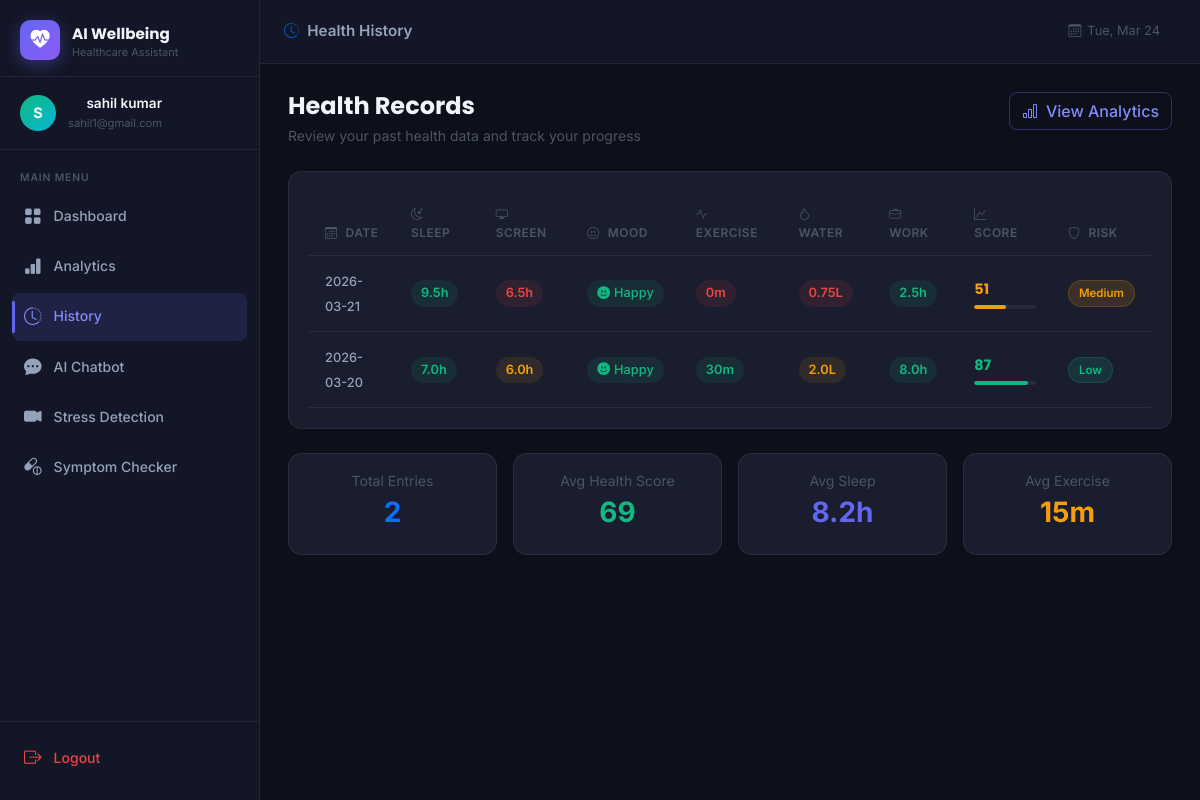
The app's page /history (signed in) with its own data.
### tables this page shows
CREATE TABLE health_data (
            id INTEGER PRIMARY KEY AUTOINCREMENT,
            user_id INTEGER NOT NULL,
            sleep_hours REAL NOT NULL,
            screen_time REAL NOT NULL,
            mood TEXT NOT NULL,
            exercise_minutes INTEGER NOT NULL,
            water_intake REAL NOT NULL,
            work_hours REAL NOT NULL,
            date DATE NOT NULL,
            created_at TIMESTAMP DEFAULT CURRENT_TIMESTAMP,
            FOREIGN KEY (user_id) REFERENCES users(id)
        );

### app.py (the view)
@app.route("/history")
@login_required
def history():
    db = get_db()
    user_id = session["user_id"]
    records = db.execute(
        "SELECT * FROM health_data WHERE user_id = ? ORDER BY date DESC",
        (user_id,)
    ).fetchall()
    enriched = []
    for r in records:
        d = dict(r)
        score_data = calculate_health_score(
            d["sleep_hours"], d["screen_time"], d["mood"],
            d["exercise_minutes"], d["water_intake"], d["work_hours"]
        )
        d["score"] = score_data["score"]
        d["risk_level"] = score_data["risk_level"]
        enriched.append(d)
    return render_template("history.html", records=enriched)

### app.py (called while the page is built)
def get_db():
    if "db" not in g:
        g.db = sqlite3.connect(DATABASE)
        g.db.row_factory = sqlite3.Row
        g.db.execute("PRAGMA journal_mode=WAL")
    return g.db

def login_required(f):
    @wraps(f)
    def decorated(*args, **kwargs):
        if "user_id" not in session:
            return redirect(url_for("login"))
        return f(*args, **kwargs)
    return decorated

### templates/history.html (shortened to what this page needs)
{% extends "base.html" %}
{% block topbar_title %}
  <span><i class="bi bi-clock-history me-2 text-primary"></i>Health History</span>
{% endblock %}
{% block content %}
<div class="page-header mb-4">
  <div>
    <h2 class="page-title">Health Records</h2>
    <p class="page-subtitle">Review your past health data and track your progress</p>
  </div>
  <a href="{{ url_for('analytics') }}" class="btn btn-outline-primary">
    <i class="bi bi-bar-chart me-2"></i>View Analytics
  </a>
</div>
{% if records %}
<div class="metric-card mb-4">
  <div class="table-responsive">
    <table class="table table-dark table-hover align-middle mb-0" data-testid="table-health-history">
      <thead>
        <tr>
          <th><i class="bi bi-calendar3 me-2"></i>Date</th>
          <th><i class="bi bi-moon-stars me-2"></i>Sleep</th>
          <th><i class="bi bi-display me-2"></i>Screen</th>
          <th><i class="bi bi-emoji-smile me-2"></i>Mood</th>
          <th><i class="bi bi-activity me-2"></i>Exercise</th>
          <th><i class="bi bi-droplet me-2"></i>Water</th>
          <th><i class="bi bi-briefcase me-2"></i>Work</th>
          <th><i class="bi bi-graph-up me-2"></i>Score</th>
          <th><i class="bi bi-shield me-2"></i>Risk</th>
        </tr>
      </thead>
      <tbody>
        {% for r in records %}
        <tr data-testid="row-history-{{ r.id }}">
          <td>
            <span class="date-badge">
              {{ r.date }}
            </span>
          </td>
          <td>
            <span class="metric-pill {% if r.sleep_hours >= 7 %}pill-good{% elif r.sleep_hours >= 6 %}pill-warn{% else %}pill-bad{% endif %}">
              {{ r.sleep_hours }}h
            </span>
          </td>
          <td>
            <span class="metric-pill {% if r.screen_time <= 4 %}pill-good{% elif r.screen_time <= 6 %}pill-warn{% else %}pill-bad{% endif %}">
              {{ r.screen_time }}h
            </span>
          </td>
          <td>
            <span class="mood-tag mood-{{ r.mood }}">
              {% if r.mood == 'happy' %}<i class="bi bi-emoji-smile-fill me-1"></i>
              {% elif r.mood == 'neutral' %}<i class="bi bi-emoji-neutral-fill me-1"></i>
              {% else %}<i class="bi bi-emoji-frown-fill me-1"></i>{% endif %}
              {{ r.mood | capitalize }}
            </span>
          </td>
          <td>
            <span class="metric-pill {% if r.exercise_minutes >= 30 %}pill-good{% elif r.exercise_minutes >= 15 %}pill-warn{% else %}pill-bad{% endif %}">
              {{ r.exercise_minutes }}m
            </span>
          </td>
          <td>
            <span class="metric-pill {% if r.water_intake >= 2.5 %}pill-good{% elif r.water_intake >= 2.0 %}pill-warn{% else %}pill-bad{% endif %}">
              {{ r.water_intake }}L
            </span>
          </td>
          <td>
            <span class="metric-pill {% if r.work_hours <= 8 %}pill-good{% elif r.work_hours <= 10 %}pill-warn{% else %}pill-bad{% endif %}">
              {{ r.work_hours }}h
            </span>
          </td>
          <td>
            <div class="score-pill-wrapper">
              <span class="score-pill {% if r.score >= 70 %}score-high{% elif r.score >= 45 %}score-mid{% else %}score-low{% endif %}">
                {{ r.score }}
              </span>
              <div class="score-progress-bar">
                <div class="score-fill {% if r.score >= 70 %}fill-high{% elif r.score >= 45 %}fill-mid{% else %}fill-low{% endif %}" style="width:{{ r.score }}%"></div>
              </div>
            </div>
          </td>
          <td>
            <span class="risk-badge risk-{{ r.risk_level.lower() }}">{{ r.risk_level }}</span>
          </td>
        </tr>
        {% endfor %}
      </tbody>
    </table>
  </div>
</div>
<div class="row g-3">
  <div class="col-md-3">
    <div class="metric-card text-center p-3">
      <div class="text-muted small mb-1">Total Entries</div>
      <div class="h3 fw-bold text-primary">{{ records | length }}</div>
    </div>
  </div>
  <div class="col-md-3">
    <div class="metric-card text-center p-3">
      <div class="text-muted small mb-1">Avg Health Score</div>
      <div class="h3 fw-bold" style="color:#10b981">
        {{ (records | sum(attribute='score') / records | length) | round | int }}
      </div>
    </div>
  </div>
  <div class="col-md-3">
    <div class="metric-card text-center p-3">
      <div class="text-muted small mb-1">Avg Sleep</div>
      <div class="h3 fw-bold" style="color:#6366f1">
        {{ ((records | sum(attribute='sleep_hours')) / records | length) | round(1) }}h
      </div>
    </div>
  </div>
  <div class="col-md-3">
    <div class="metric-card text-center p-3">
      <div class="text-muted small mb-1">Avg Exercise</div>
      <div class="h3 fw-bold" style="color:#f59e0b">
        {{ ((records | sum(attribute='exercise_minutes')) / records | length) | round | int }}m
      </div>
    </div>
  </div>
</div>
{% endif %}
{% endblock %}

### static/CSS/style.css (style rules this page uses)
:root { --sidebar-width: 260px; --topbar-height: 64px; --bg: #0d0f1a; --surface: #131626; --card-bg: #1a1d2e; --card-border: rgba(255,255,255,0.07); --text-primary: #f1f5f9; --text-secondary: #94a3b8; --text-muted: #4b5563; --border-color: rgba(255,255,255,0.08); --accent: #6366f1; --accent-glow: rgba(99,102,241,0.3); --transition: 0.2s ease; }
*, *::before, *::after { box-sizing: border-box; margin: 0; padding: 0; }
html { scroll-behavior: smooth; }
body { font-family: 'Inter', sans-serif; background: var(--bg); color: var(--text-primary); line-height: 1.6; min-height: 100vh; overflow-x: hidden; }
.topbar-title i { opacity: 0.7; }
.page-header { display: flex; align-items: flex-start; justify-content: space-between; gap: 16px; flex-wrap: wrap; }
.page-title { font-family: 'Poppins', sans-serif; font-size: 1.5rem; font-weight: 700; color: var(--text-primary); margin: 0; }
.page-subtitle { color: var(--text-muted); font-size: 0.875rem; margin: 4px 0 0; }
.metric-card { background: var(--card-bg); border: 1px solid var(--card-border); border-radius: 14px; padding: 20px; transition: border-color var(--transition), box-shadow var(--transition); }
.risk-badge { display: inline-flex; align-items: center; padding: 3px 10px; border-radius: 20px; font-size: 0.72rem; font-weight: 600; white-space: nowrap; }
.risk-low { background: rgba(16,185,129,0.15); color: #10b981; border: 1px solid rgba(16,185,129,0.2); }
.risk-medium { background: rgba(245,158,11,0.15); color: #f59e0b; border: 1px solid rgba(245,158,11,0.2); }
.btn-outline-primary { border-color: rgba(99,102,241,0.4); color: #818cf8; border-radius: 8px; font-weight: 500; }
.table-dark { --bs-table-bg: transparent; --bs-table-border-color: var(--card-border); --bs-table-hover-bg: rgba(255,255,255,0.03); }
.table-dark thead th { font-size: 0.75rem; font-weight: 600; text-transform: uppercase; letter-spacing: 0.04em; color: var(--text-muted); border-bottom-color: var(--card-border); padding: 12px 16px; }
.table-dark td { padding: 12px 16px; vertical-align: middle; border-bottom-color: var(--card-border); }
.date-badge { font-size: 0.8rem; font-weight: 500; color: var(--text-secondary); }
.metric-pill { display: inline-block; padding: 3px 10px; border-radius: 20px; font-size: 0.8rem; font-weight: 600; }
.pill-good { background: rgba(16,185,129,0.1); color: #10b981; }
.pill-warn { background: rgba(245,158,11,0.1); color: #f59e0b; }
.pill-bad { background: rgba(239,68,68,0.1); color: #ef4444; }
.mood-tag { display: inline-flex; align-items: center; padding: 3px 10px; border-radius: 20px; font-size: 0.8rem; font-weight: 500; }
.mood-happy { background: rgba(16,185,129,0.1); color: #10b981; }
.score-pill-wrapper { display: flex; flex-direction: column; gap: 4px; min-width: 60px; }
.score-pill { display: inline-block; font-size: 0.9rem; font-weight: 700; font-family: 'Poppins', sans-serif; }
.score-high { color: #10b981; }
.score-mid { color: #f59e0b; }
.score-progress-bar { height: 4px; background: rgba(255,255,255,0.06); border-radius: 2px; overflow: hidden; }
.score-fill { height: 100%; border-radius: 2px; transition: width 0.6s ease; }
.fill-high { background: #10b981; }
.fill-mid { background: #f59e0b; }
.text-muted { color: var(--text-muted) !important; }

### records on screen
health_data: date "2026-03-21", sleep_hours "9.5", screen_time "6.5", mood "Happy", exercise_minutes "0", water_intake "0.75", work_hours "2.5", score "51", risk_level "Medium"
health_data: date "2026-03-20", sleep_hours "7.0", screen_time "6.0", mood "Happy", exercise_minutes "30", water_intake "2.0", work_hours "8.0", score "87", risk_level "Low"

### other values on screen
{{ session.user_name[0].upper() }} "S"
{{ session.user_name }} "sahil kumar"
{{ session.user_email }} "sahil1@gmail.com"
{{ records | length }} "2"
{{ (records | sum(attribute='score') / records | length) | round | int }} "69"
